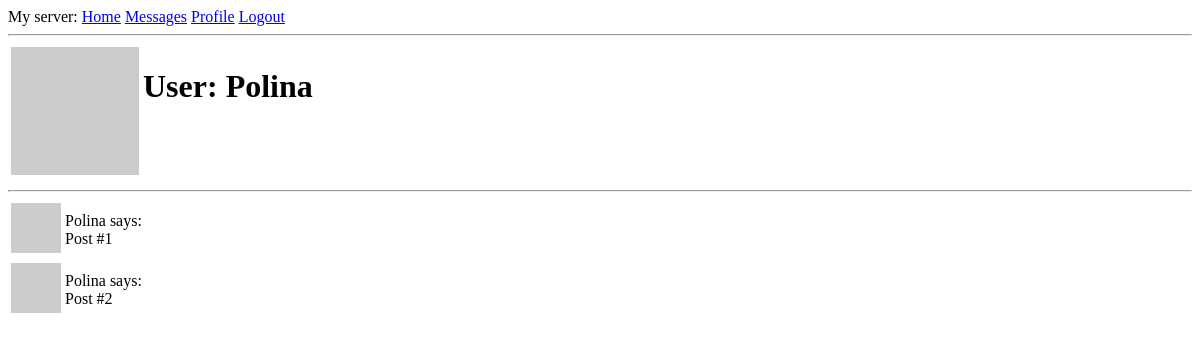
The page /user/Polina (signed in) on the database as committed earlier.
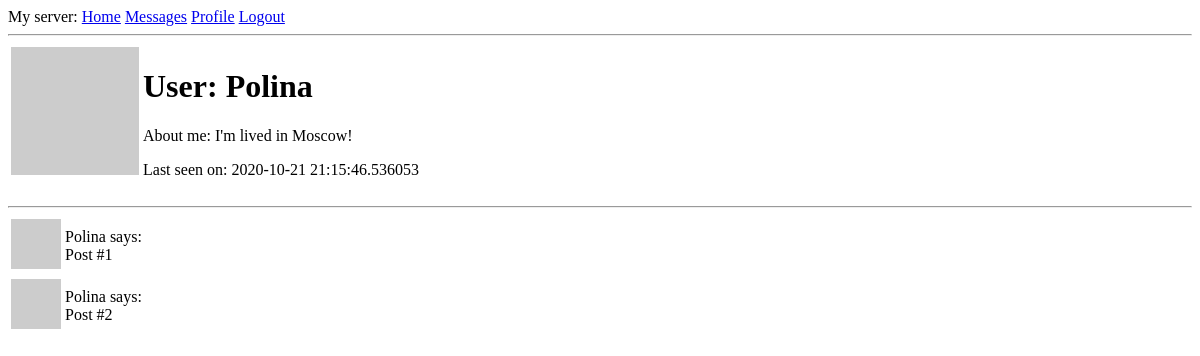
The same page on the database as committed later.
### app/models.py (models this page shows, shortened)
class User(UserMixin, db.Model):
    id = db.Column(db.Integer, primary_key=True)
    username = db.Column(db.String(32), unique=True, index=True)
    email = db.Column(db.String(64), unique=True, index=True)
    password_hash = db.Column(db.String(128))
    posts = db.relationship('Post', backref='author', lazy='dynamic')
    about_me = db.Column(db.String(140))
    last_seen = db.Column(db.DateTime, default=datetime.utcnow)
    def avatar(self):
        my_avatar = 'https://www.gravatar.com/avatar/' + hashlib.md5(f'{self.email}'.encode()).hexdigest()
        return my_avatar

### app/routes.py (the view)
@app.route('/user/<username>')
@login_required
def user(username):
    user = User.query.filter_by(username=username).first_or_404()
    posts = [
        {'author': user, 'body': 'Post #1'},
        {'author': user, 'body': 'Post #2'}
    ]
    return render_template('user.html', title=user.username, user=user, posts=posts)

### app/models.py (called while the page is built)
@login.user_loader
def load_user(id):
    return User.query.get(int(id))

### app/routes.py (called while the page is built)
@app.before_request
def before_request():
    if current_user.is_authenticated:
        current_user.last_seen = datetime.utcnow()
        db.session.commit()

### app/templates/user.html (shortened to what this page needs)
{% extends "base.html" %}
{% block content %}
    <table>
        <tr valign="top">
            <td><img src="{{ user.avatar() }} " width="128" height="128"></td>
            <td><h1>User: {{ user.username }}</h1>
                {% if user.about_me %} <p> About me: {{ user.about_me }}</p>
                {% endif %}
                {% if user.last_seen %} <p> Last seen on: {{ user.last_seen }}</p>
                {% endif %}
            </td>
        </tr>
    </table>
    <hr>
    {% for post in posts %}
        <table>
            <tr>
                <td><img src="{{ post.author.avatar() }} " width="50" height="50"></td>
                <td>{{ post.author.username }} says:<br>{{ post.body }}</td>
            </tr>
        </table>
    {% endfor %}
{% endblock %}

Rows that differ between the two databases and show on the page:
changed User "Polina": about_me (not shown) → "I'm lived in Moscow!"; last_seen (not shown) → "2020-10-21 21:15:46.536053"
Other text that changed with them:
text now shown: "About me: Last seen on:"
